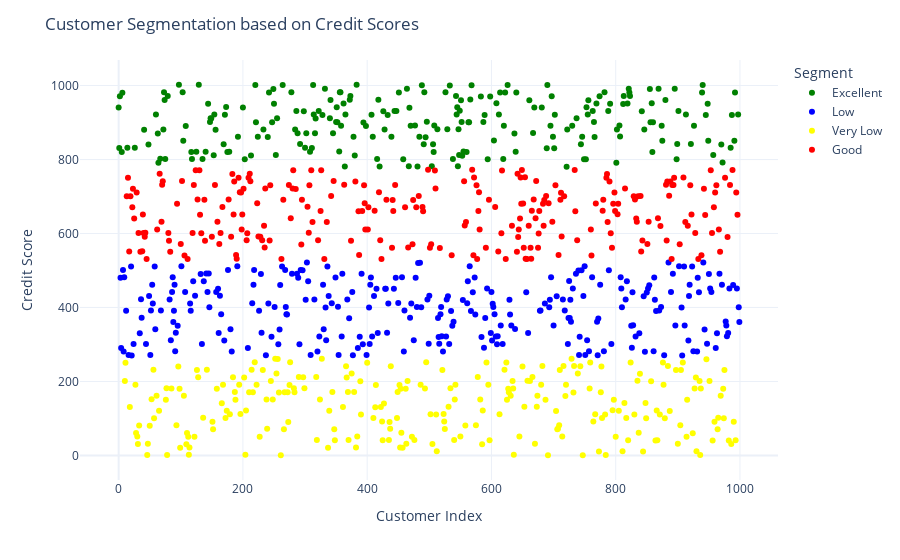

Write notebook code for a chart like this one.
### Markdown cell above
Now let’s name the segments based on the above clusters and have a look at the segments again:

### Code cell
data['Segment'] = data['Segment'].map({2: 'Very Low', 
                                       0: 'Low',
                                       1: 'Good',
                                       3: "Excellent"})

# Convert the 'Segment' column to category data type
data['Segment'] = data['Segment'].astype('category')

# Visualize the segments using Plotly
fig = px.scatter(data, x=data.index, y='Credit Score', color='Segment',
                 color_discrete_sequence=['green', 'blue', 'yellow', 'red'])
fig.update_layout(
    xaxis_title='Customer Index',
    yaxis_title='Credit Score',
    title='Customer Segmentation based on Credit Scores'
)
fig.show()

### Figure 1 — Plotly figure (JSON) as saved in the notebook; plotly's stock layout.template omitted (floating-point values rounded to 4 significant figures; data arrays with more than 128 entries replaced by an {"elided": "..."} marker saying what was removed)
{"data": [{"hovertemplate": "Segment=Excellent<br>index=%{x}<br>Credit Score=%{y}<extra></extra>", "legendgroup": "Excellent", "marker": {"color": "green", "symbol": "circle"}, "mode": "markers", "name": "Excellent", "orientation": "v", "showlegend": true, "type": "scatter", "x": {"elided": "230 int values"}, "xaxis": "x", "y": {"elided": "230 float values"}, "yaxis": "y"}, {"hovertemplate": "Segment=Low<br>index=%{x}<br>Credit Score=%{y}<extra></extra>", "legendgroup": "Low", "marker": {"color": "blue", "symbol": "circle"}, "mode": "markers", "name": "Low", "orientation": "v", "showlegend": true, "type": "scatter", "x": {"elided": "274 int values"}, "xaxis": "x", "y": {"elided": "274 float values"}, "yaxis": "y"}, {"hovertemplate": "Segment=Very Low<br>index=%{x}<br>Credit Score=%{y}<extra></extra>", "legendgroup": "Very Low", "marker": {"color": "yellow", "symbol": "circle"}, "mode": "markers", "name": "Very Low", "orientation": "v", "showlegend": true, "type": "scatter", "x": {"elided": "250 int values"}, "xaxis": "x", "y": {"elided": "250 float values"}, "yaxis": "y"}, {"hovertemplate": "Segment=Good<br>index=%{x}<br>Credit Score=%{y}<extra></extra>", "legendgroup": "Good", "marker": {"color": "red", "symbol": "circle"}, "mode": "markers", "name": "Good", "orientation": "v", "showlegend": true, "type": "scatter", "x": {"elided": "246 int values"}, "xaxis": "x", "y": {"elided": "246 float values"}, "yaxis": "y"}], "layout": {"legend": {"title": {"text": "Segment"}, "tracegroupgap": 0}, "margin": {"t": 60}, "title": {"text": "Customer Segmentation based on Credit Scores"}, "xaxis": {"anchor": "y", "domain": [0, 1], "title": {"text": "Customer Index"}}, "yaxis": {"anchor": "x", "domain": [0, 1], "title": {"text": "Credit Score"}}}}
